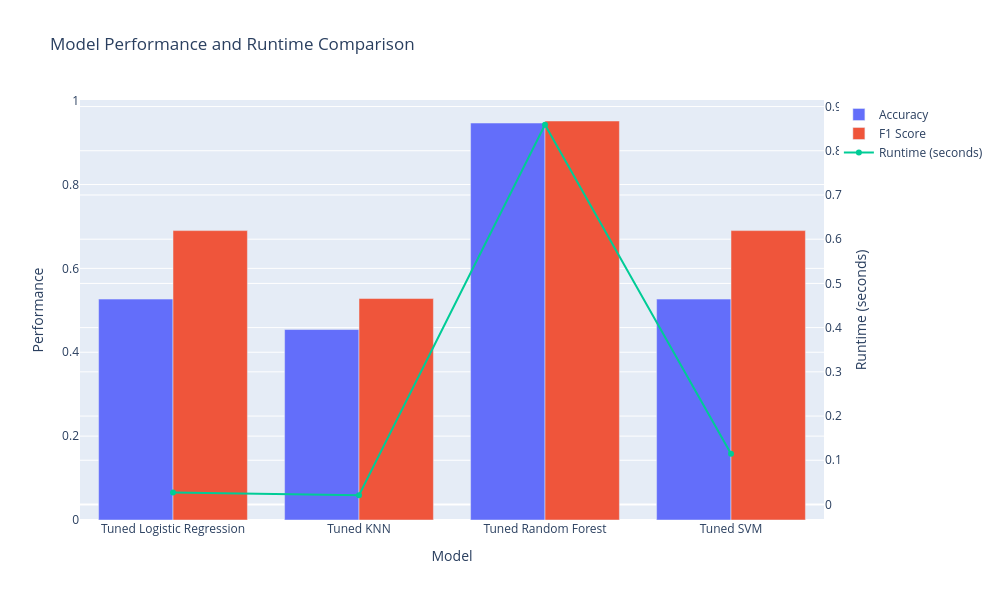

This figure's notebook cell:
### Code cell
plot_model_comparison(results_tuned)

### Figure 1 — Plotly figure (JSON) as saved in the notebook; plotly's stock layout.template omitted (floating-point values rounded to 4 significant figures)
{"data": [{"name": "Accuracy", "type": "bar", "x": ["Tuned Logistic Regression", "Tuned KNN", "Tuned Random Forest", "Tuned SVM"], "y": [0.5267, 0.4542, 0.9466, 0.5267]}, {"name": "F1 Score", "type": "bar", "x": ["Tuned Logistic Regression", "Tuned KNN", "Tuned Random Forest", "Tuned SVM"], "y": [0.69, 0.5281, 0.9514, 0.69]}, {"mode": "lines+markers", "name": "Runtime (seconds)", "type": "scatter", "x": ["Tuned Logistic Regression", "Tuned KNN", "Tuned Random Forest", "Tuned SVM"], "y": [0.02726, 0.02086, 0.8589, 0.1146], "yaxis": "y2"}], "layout": {"height": 600, "title": {"text": "Model Performance and Runtime Comparison"}, "width": 1000, "xaxis": {"title": {"text": "Model"}}, "yaxis": {"title": {"text": "Performance"}}, "yaxis2": {"overlaying": "y", "side": "right", "title": {"text": "Runtime (seconds)"}}}}
